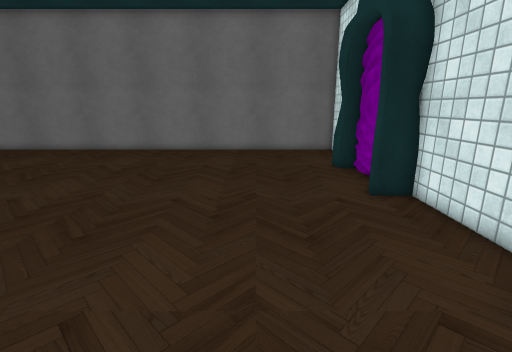
[1] (above)

12 first-person views from a walk through a scene from a Unity 3-D project. The camera is 1.5 m above the floor, tilts 14° down and sees 85° across. The floor is counted in squares, 0.45 m on a side. Each view is taken from the middle of a square. On the plan, view 1 faces up. The plan holds only what a view shows up to about 20 squares ahead; the rest is blank. The player is left out. Some animated figures are left out. Some surface patterns are stand-ins.

[2]
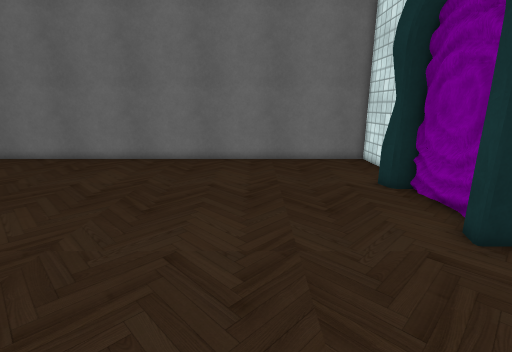

[3]
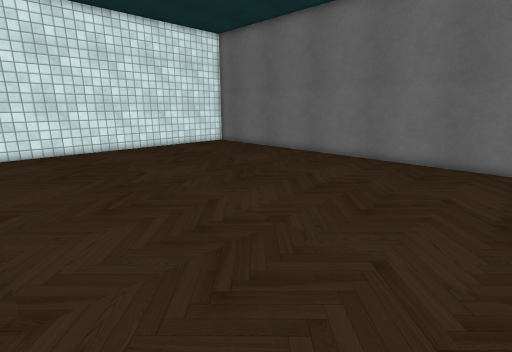

[4]
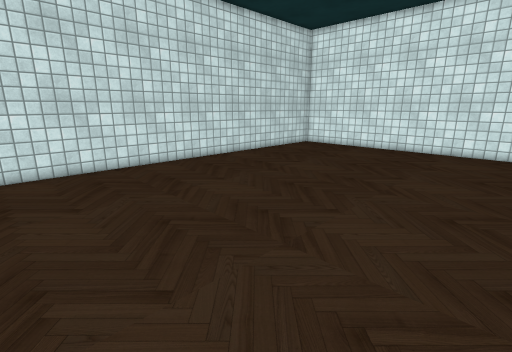

[5]
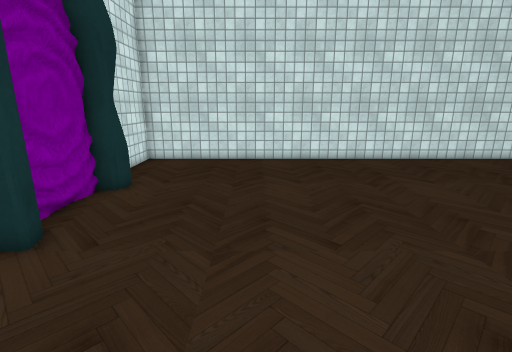

[6]
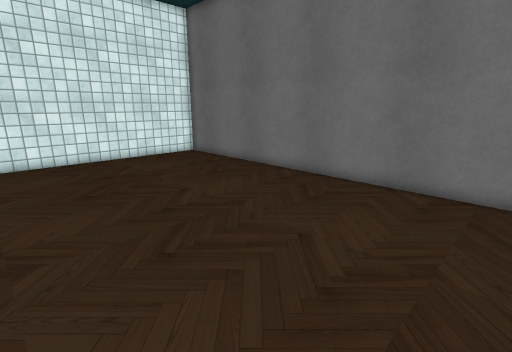

[7]
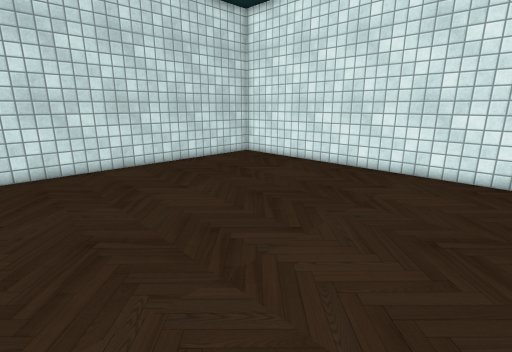

[8]
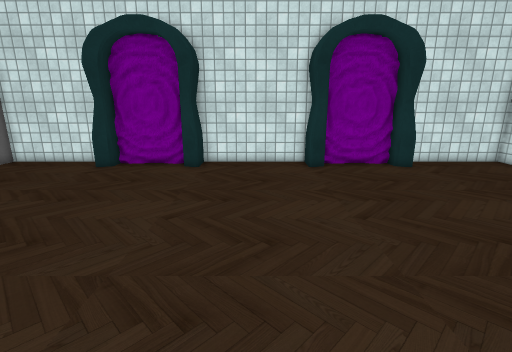

[9]
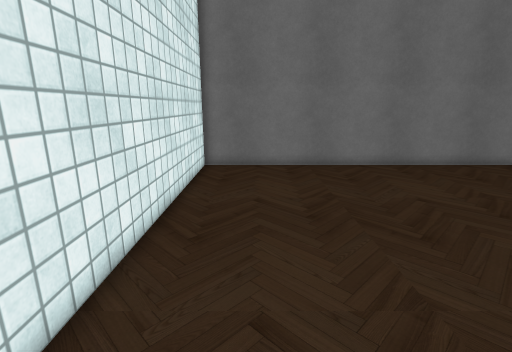

[10]
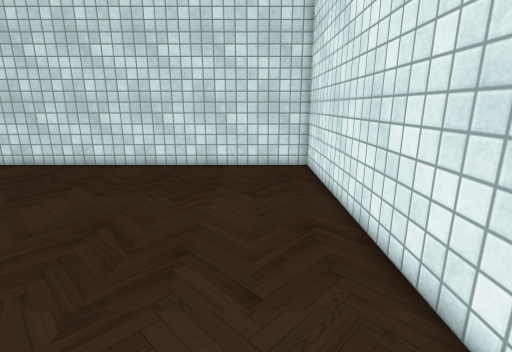

[11]
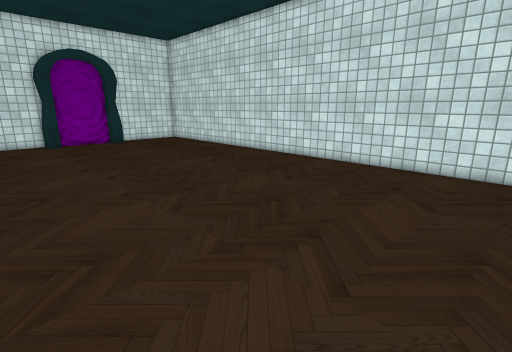

[12]
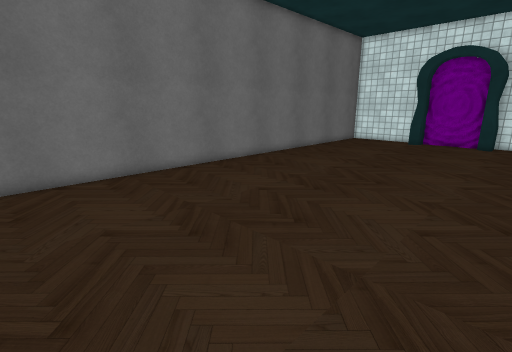

### Floor plan
Points are (right, up) in squares from view 1. A wall is a line through its corners. A room is listed if a view was taken in it or the views show most of it. See-through windows are left out.
Room 1 (views 1, 2, 3, 4, 5, 6, 7, 8, 9, 10, 11, 12)
walls: (6, 3.6) (6, 10.8); (6, 16.5) (6, 22) (-24, 22) (-24, -8) (6, -8) (6, -2.2)
objects: other object (5, -2); other object (5, 0) to (5, 2); other object (5, 4); other object (5, 10); other object (5, 12) to (5, 14); other object (5, 16)

Positions as (right, up) in squares from view 1, and headings:
1: (0, 0), facing up
2: (-1, 4), facing up
3: (-1, 4), facing up-left
4: (-1, 8), facing down-left
5: (-1, 10), facing down
6: (-5, 10), facing up-left
7: (-9, 8), facing down-left
8: (-11, 7), facing right
9: (-21, 6), facing up
10: (-21, 8), facing down
11: (-23, 8), facing down-right
12: (-23, 8), facing up-right
